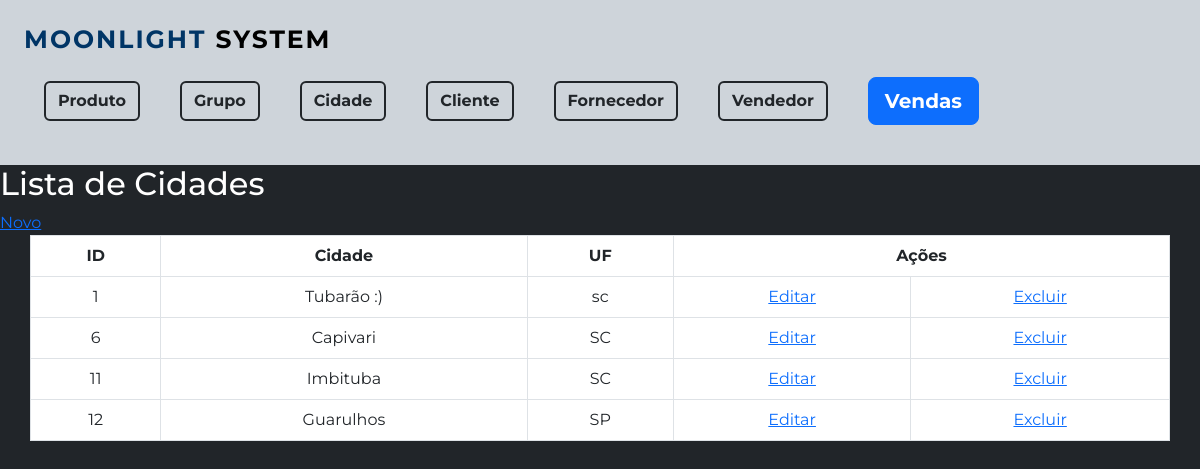
Screenshot of /Cidade/formListaCidade.php with the database file from the repository.
### tables this page shows
CREATE TABLE `tb_cidade` (
  `id_cidade` int(11) NOT NULL,
  `nm_cidade` varchar(55) DEFAULT NULL,
  `uf_cidade` varchar(2) DEFAULT NULL,
  `dt_cadastro` int(20) NOT NULL
);

### Cidade/formListaCidade.php (the view, shortened to what this page needs)
<?php
 include '../formMenu.php';
 include '../conexao/conecta.php';
  $sql = "SELECT id_cidade, nm_cidade, uf_cidade FROM tb_cidade ";
  $resultado=mysqli_query($conexao, $sql);
?>
<h2> Lista de Cidades</h2>
<a href="formCidade.php">Novo</a>
<table class="table table-bordered bg-white container text-center">
	<tr>
		<th>ID </th>
		<th>Cidade </th>
    <th>UF </th>
		<th colspan="2">Ações</th>
	</tr>
	<?php
         while ( $item=mysqli_fetch_array($resultado)) {
         	echo "<tr>";
         	echo "<td> $item[id_cidade] </td>";
         	echo "<td> $item[nm_cidade] </td>";
          echo "<td> $item[uf_cidade] </td>";
         	echo "<td><a href='formCidade.php?id=$item[id_cidade]'>Editar</a></td>";
         	echo "<td><a href='formExcluirCidade.php?id=$item[id_cidade]'>Excluir</a></td>";
         }
?>
</table>

### formMenu.php (style rules this page uses)
body { background-color: #212529; color: #fff; font-family: 'Montserrat', sans-serif; }

### rows the page displays
tb_cidade: id_cidade "1", nm_cidade "Tubarão :)", uf_cidade "sc"
tb_cidade: id_cidade "6", nm_cidade "Capivari", uf_cidade "SC"
tb_cidade: id_cidade "11", nm_cidade "Imbituba", uf_cidade "SC"
tb_cidade: id_cidade "12", nm_cidade "Guarulhos", uf_cidade "SP"
